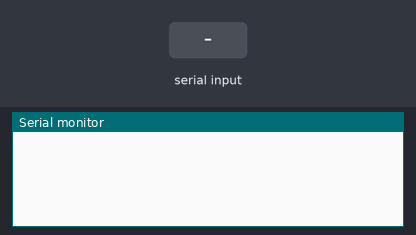
This sketch was run on a simulated Arduino Uno, built with avr-gcc and run on an emulated ATmega328P. On the bench: the last lines printed to the serial monitor. The test bench sets the inputs (shaded band).

Above: at 1.2 s.
1.3 s: "90,45,200\n" received over Serial
At 3.5 s:
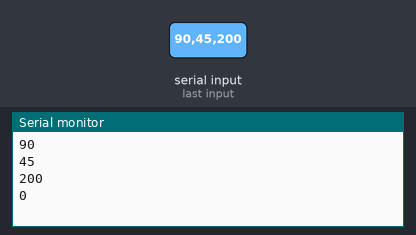
3.8 s: "30,150,10\n" received over Serial
At 5.6 s:
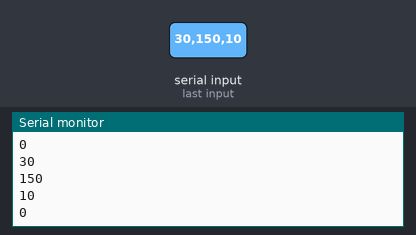
Timing chart, 0 to 7.1 s (numbered marks = the images above; inputs shaded):
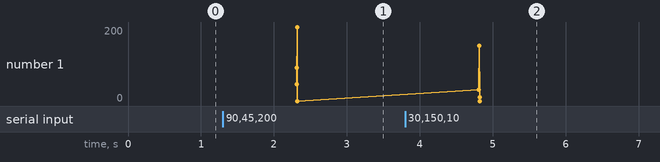

The sketch:

led_app_ard.ino
```cpp
String mString;

void setup() {
  Serial.begin(9600);
  // put your setup code here, to run once:

}

void loop() {
 if(Serial.available()>0)
 {
  mString=Serial.readString();
  byte firstCommaIndex =mString.indexOf(',');
  byte secondCommaIndex =mString.indexOf(',',firstCommaIndex+1);
  byte thirdCommaIndex =mString.indexOf(',',secondCommaIndex+1);

  String r=mString.substring(0,firstCommaIndex);
  String g=mString.substring(firstCommaIndex+1,secondCommaIndex);
  String b=mString.substring(secondCommaIndex+1,thirdCommaIndex);
  String n=mString.substring(thirdCommaIndex+1);

  int red=r.toInt();
  int green=g.toInt();
  int blue=b.toInt();
  int N=n.toInt();

  Serial.println(red);
  Serial.println(green);
  Serial.println(blue);
  Serial.println(N);
  Serial.println();
  Serial.println();
  Serial.println();
 }

}
```

Measured:
- after the input at 1.3 s, the serial monitor: prints a new line after 1.0 s (image 1)
- after the input at 3.8 s, the serial monitor: prints a new line after 1.0 s (image 2)
